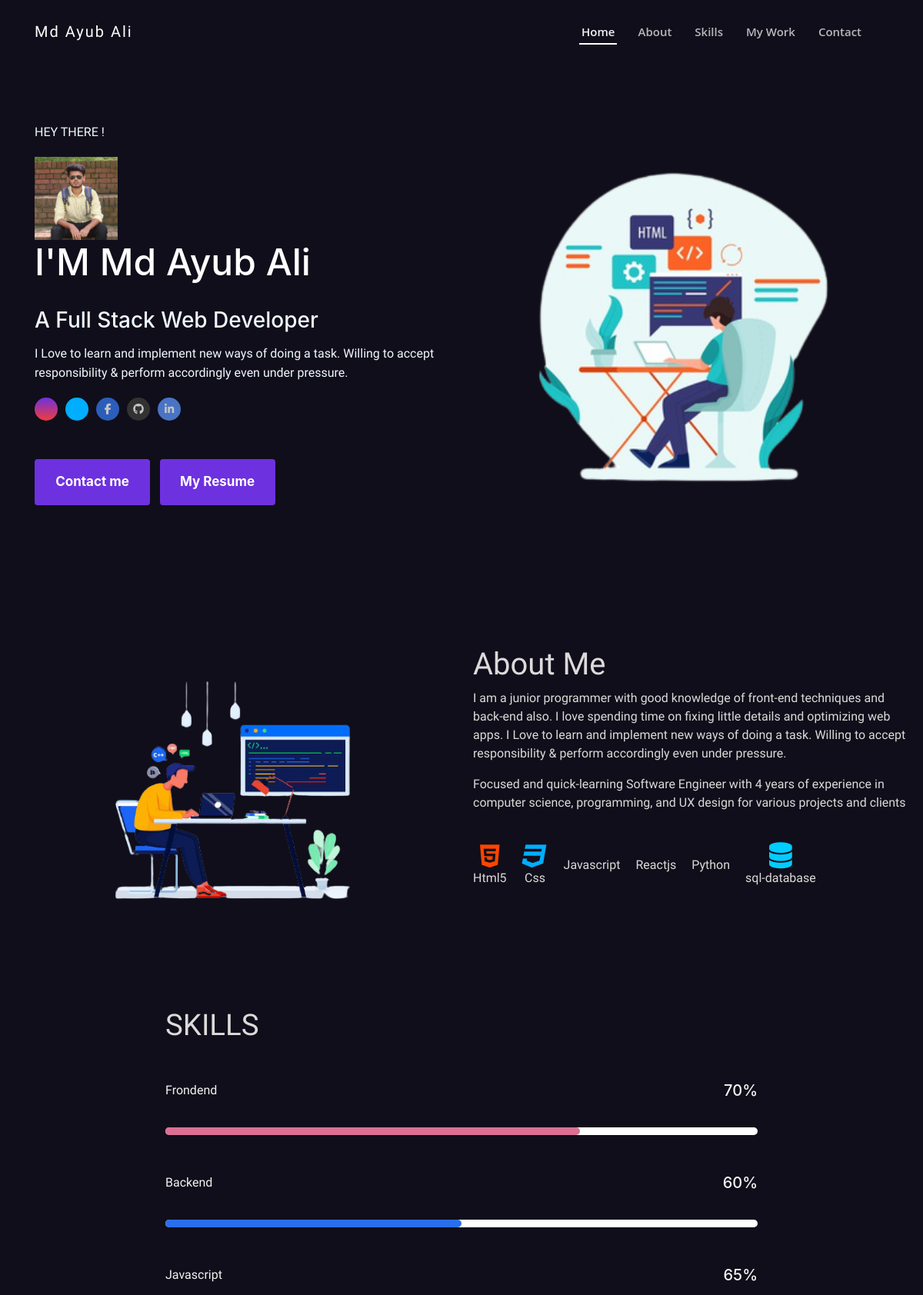
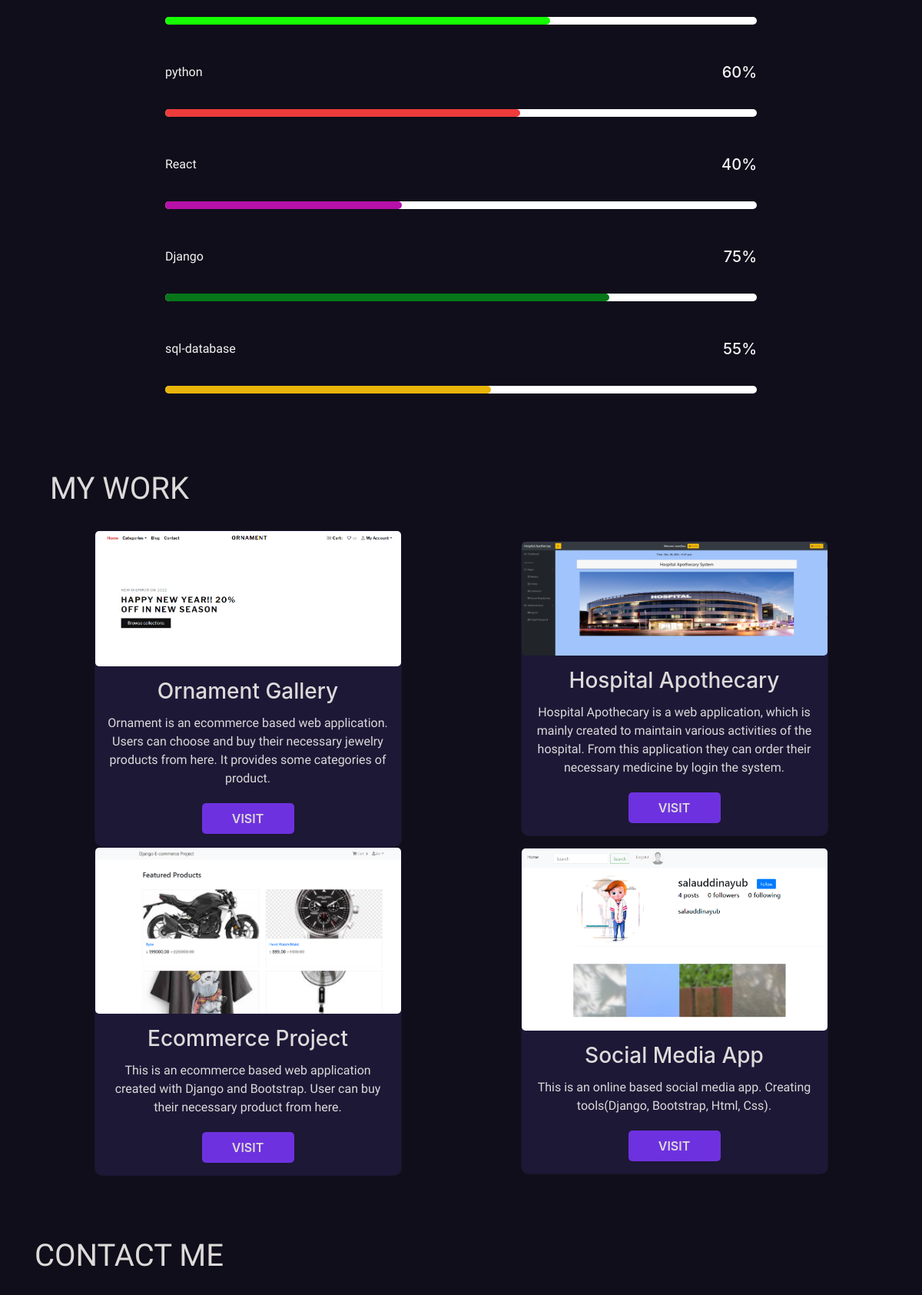
The page / (upper part) on the database its author committed (2 pictures, top to bottom).
### feeds/models.py (models this page shows, shortened)
class PersonalInformation(models.Model):
    name_complete = models.CharField(max_length=50, blank=True, null=True)
    avatar = models.URLField(blank=True, null=True)
    mini_about = models.TextField(blank=True, null=True)
    address = models.CharField(max_length=100, blank=True, null=True)
    phone = models.CharField(max_length=20, blank=True, null=True)
    email = models.EmailField(max_length=255, blank=True, null=True)
    cv = models.FileField(upload_to='cv', blank=True, null=True)
    github = models.URLField(blank=True, null=True)
    linkedin = models.URLField(blank=True, null=True)
    facebook = models.URLField(blank=True, null=True)
    twitter = models.URLField(blank=True, null=True)
    instagram = models.URLField(blank=True, null=True)
    mycv = models.URLField(blank=True, null=True)

class About(models.Model):
    title = models.CharField(max_length=20, blank=True, null=True)
    description1 = models.TextField(blank=False, null=True)
    description2 = models.TextField(blank=False, null=True)
    about_avatar = models.URLField(blank=True, null=True)

class Projects(models.Model):
    title = models.CharField(max_length=50, blank=True, null=True)
    skill = models.TextField(max_length=230, blank=True, null=True)
    link = models.URLField(blank=True, null=True)
    image = models.ImageField(upload_to='images')

### feeds/views.py (the view)
# urls.py: path('',views.home_page,name="main_home" )
def home_page(request):
    myinfo = PersonalInformation.objects.all()
    myabout = About.objects.all()
    myskills = Projects.objects.all()
    skills = Skills.objects.all()
    context = {
        "info": myinfo,
        "about": myabout,
        "skills": myskills,
        "know": skills
    }
    return render(request, 'home_page.html', context)

### feeds/templates/home_page.html (shortened to what this page needs)
{% load static %}
<!DOCTYPE html>
<html lang="en">
<head>
      <link rel="stylesheet" href="https://unpkg.com/aos@next/dist/aos.css" />
    <link rel="stylesheet" href="https://code.ionicframework.com/ionicons/2.0.1/css/ionicons.min.css">
    <link rel="stylesheet" href="https://unicons.iconscout.com/release/v4.0.0/css/line.css">
    <link rel="stylesheet" href="https://allyoucan.cloud/cdn/icofont/1.0.1/icofont.css">
    <link href='https://cdn.jsdelivr.net/npm/boxicons@2.0.5/css/boxicons.min.css' rel='stylesheet'>
    <link rel="stylesheet" href="https://stackpath.bootstrapcdn.com/bootstrap/4.3.1/css/bootstrap.min.css">
    <link rel="stylesheet" href="{% static 'css/main.css' %}">
</head>
<body data-aos-easing="ease" data-aos-duration="1500" data-aos-delay="0">
    <header id="header" class="fixed-top ">
        <div class="container-fluid  navbur">
            <div class="navi">
                <div class="col-xl-9 d-flex align-items-center lefty">
                    <h1 class="logo mr-auto"><a href="#">Md Ayub Ali</a></h1>
                    <nav class="nav-menu d-none d-lg-block float-right">
                        <ul>
                            <li class="active"><a href="#home">Home</a></li>
                            <li><a href="#about">About</a></li>
                            <li><a href="#skills">Skills</a></li>
                            <li><a href="#work">My Work</a></li>
                            <li><a href="#contact">Contact</a></li>
                        </ul>
                    </nav>
                </div>
            </div>
        </div>
    </header>
    <section class=" descript "  id="home">
        <div class="container ">
            <div class="small-container ">
                <div class="row">
                    <div class="col-md-6 initial-0 aos-init " data-aos="zoom-in" data-aos-delay="200">
                        <p id="hey">HEY THERE !</p>
                        {% for infor in info %}
                        <div class="test" style="width: 20%;">
                            <img src="{% static 'images/ayub.jpg' %}">
                        </div>
                        <h1 id="name">I'M <span>{{infor.name_complete}}</span> </h1>
                        <h3> A Full Stack Web Developer</h3>
                        <p> {{infor.mini_about}}</p>
                        <div class="social">
                            <a href="{{infor.instagram}}"> <i class="icofont-instagram"></i></a>
                            <a href="{{infor.twitter}}"> <i class="icofont-twitter"></i></a>
                            <a href="{{infor.facebook}}"><i class="fa fa-facebook-f" style="background: #4974c5 "></i>
                           </a>
                            <a href="{{infor.github}}"><i class="fa fa-github"></i>
                            </a>
                            <a href="{{infor.linkedin}}"><i class="fa fa-linkedin" style="background: #4974c5"></i></a>
                        </div>
                        <div class="button">
                            <a href="mailto:{{infor.email}}"> <button class="main-button2">Contact me   </button></a>
                            <a class="main-button ml-2" href="{{infor.mycv}}" target="_blank" rel="noopener noreferrer"> <button id="btn2">My Resume </i>
                            </button></a>
                        </div>
                    </div>
                    <div class="col-md-6 initial-1 aos-init" data-aos="zoom-in" data-aos-delay="300">
                        <img src="{% static 'images/pro1.png' %}" alt="">
                    </div>
                    {% endfor %}
                </div>
            </div>
        </div>
    </section>
    <section class="about its-me " id="about">
        <div class="container2">
            <div class="small-container2 ">
                <div class="row2 initial-3">
                    {% for aboutme in about %}
                    <div class="col-md-6 aos-init" data-aos="fade-up-right" data-aos-delay="700">
                        <img src="{% static 'images/pro3.png' %}" alt="">
                    </div>
                    <div class="col-md-6 initial-4">
                        <div class="title aos-init" data-aos="zoom-in" data-aos-delay="200">
                            <h1>{{aboutme.title}}</h1>
                        </div>
                        <p data-aos="zoom-in" data-aos-delay="200" class="aos-init">{{aboutme.description1}}</p>
                        <p data-aos="zoom-in" data-aos-delay="200" class="aos-init">{{aboutme.description2}}</p>
                        <div class="icons aos-init" data-aos="zoom-in" data-aos-delay="300">
                            <div> <i class="fa fa-html5"></i>
                                <p>Html5</p>
                            </div>
                            <div> <i class="fa fa-css3 " aria-hidden=”true”></i>
                                <p>Css</p>
                            </div>
                            <div>
                                <p>Javascript</p>
                            </div>
                            <div>
                                <p>Reactjs</p>
                            </div>
                            <div>
                                <p>Python</p>
                            </div>
                            <div> <i class="fa fa-database"></i>
                                <p>sql-database</p>
                            </div>
                        </div>
                        {% endfor %}
                    </div>
                </div>
            </div>
        </div>
        <article>
            <div class="container skills" id="skills">
                <div class="small-container">
                    <div class="row9">
                        <div class="col-md-8 initial-5">
                            <div class="title">
                                <h1 class="">SKILLS</h1>
                            </div>
                            <div class="all-bars">
                                <div class="bars aos-init" data-aos="zoom-in" data-aos-delay="800">
                                    <div class="bar-info">
                                        <p>Frondend</p>
                                        <h5>70%</h5>
                                    </div>
                                    <div class="bar">
                                        <p id="one"></p>
                                    </div>
                                </div>
                                <div class="bars aos-init" data-aos="zoom-in" data-aos-delay="300">
                                    <div class="bar-info">
                                        <p>Backend</p>
                                        <h5>60%</h5>
                                    </div>
                                    <div class="bar">
                                        <p id="two"></p>
                                    </div>
                                </div>
                                <div class="bars aos-init" data-aos="zoom-in" data-aos-delay="300">
                                    <div class="bar-info">
                                        <p>Javascript</p>
                                        <h5>65%</h5>
                                    </div>
                                    <div class="bar">
                                        <p id="three"></p>
                                    </div>
                                </div>
                                <div class="bars aos-init" data-aos="zoom-in" data-aos-delay="400">
                                    <div class="bar-info">
                                        <p>python</p>
                                        <h5>60%</h5>
                                    </div>
                                    <div class="bar">
                                        <p id="four"></p>
                                    </div>
                                </div>
                                <div class="bars aos-init" data-aos="zoom-in" data-aos-delay="500">
                                    <div class="bar-info">
                                        <p>React</p>
                                        <h5>40%</h5>
                                    </div>
                                    <div class="bar">
                                        <p id="six"></p>
                                    </div>
                                </div>
                                <div class="bars aos-init" data-aos="zoom-in" data-aos-delay="600">
                                    <div class="bar-info">
                                        <p>Django</p>
                                        <h5>75%</h5>
                                    </div>
                                    <div class="bar">
                                        <p id="seven"></p>
                                    </div>
                                </div>
                                <div class="bars aos-init" data-aos="zoom-in" data-aos-delay="700">
                                    <div class="bar-info">
                                        <p>sql-database</p>
                                        <h5>55%</h5>
                                    </div>
                                    <div class="bar">
                                        <p id="five"></p>
                                    </div>
                                </div>
                            </div>
                        </div>
                    </div>
                </div>
            </div>
        </article>
    </section>
    <div class="work">
        <div class="container" id="work">
            <div class="title2">
                <h1>MY WORK</h1>
            </div>
            <div class="small-container">
                <div class="row3">
                    {% for sys in skills %}
                    <div class="card initial-6  w- aos-init" data-aos="zoom-in" data-aos-delay="500">
                        <img src="{{sys.image}}" alt="">
                        <div class="card-body col-5-info px-3 py-3">
                            <h3 class="pb-1">{{sys.title}}</h3>
                            <p class="pb-1">{{sys.skill}}</p>
                            <button><a href="{{sys.link}}">VISIT</a></button>
                        </div>
                    </div>
                    {% endfor %}
                </div>
            </div>
        </div>
    </div>
    <footer id="contact">
        <div class="container">
            <div class="title5">
                <h1>CONTACT ME</h1>
            </div>
        </div>
    </footer>
</body>
</html>

### rows shown on the page
PersonalInformation: name_complete "Md Ayub Ali", mini_about "I Love to learn and implement new ways of doing a task. Willing to accept responsibility & perform accordingly even under pressure."
About: title "About Me", description1 "I am a junior programmer with good knowledge of front-end techniques and back-end also. I love spending time on fixing little details and optimizing web apps. I Love to learn and implement new ways of doing a task. Willing to accept responsibility & perform accordingly even under pressure.", description2 "Focused and quick-learning Software Engineer with 4 years of experience in computer science, programming, and UX design for various projects and clients"
Projects: image (picture), title "Ornament Gallery", skill "Ornament is an ecommerce based web application. Users can choose and buy their necessary jewelry products from here. It provides some categories of product."
Projects: image (picture), title "Hospital Apothecary", skill "Hospital Apothecary is a web application, which is mainly created to maintain various activities of the hospital. From this application they can order their necessary medicine by login the system."
Projects: image (picture), title "Ecommerce Project", skill "This is an ecommerce based web application created with Django and Bootstrap. User can buy their necessary product from here."
Projects: image (picture), title "Social Media App", skill "This is an online based social media app. Creating tools(Django, Bootstrap, Html, Css)."
